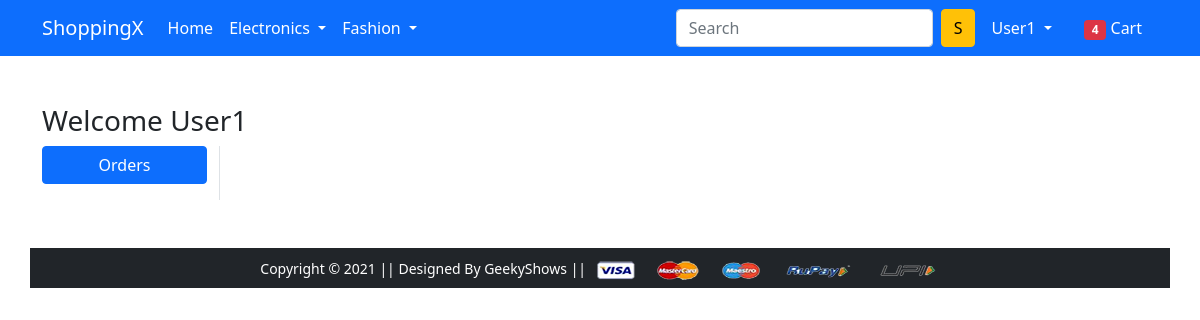
The page /orders/ (signed in) on the database as committed earlier.
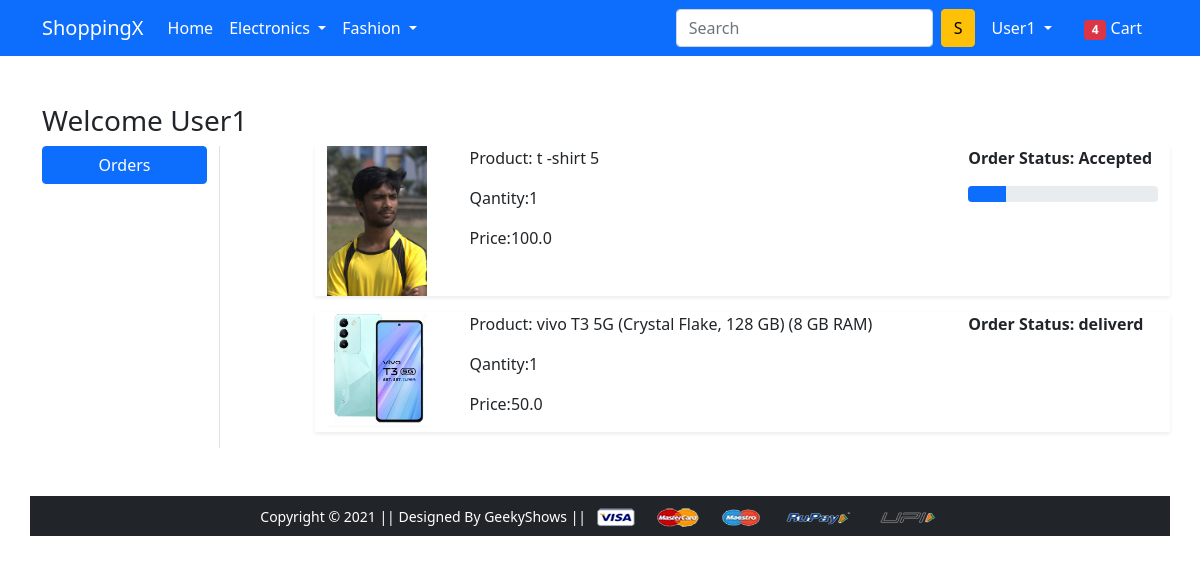
The same page on the database as committed later.
### app/models.py (models this page shows, shortened)
class OrderPlace(models.Model):
    user=models.ForeignKey(User, on_delete=models.CASCADE)
    customer=models.ForeignKey(Customer, on_delete=models.CASCADE)
    product=models.ForeignKey(Product, on_delete=models.CASCADE)
    quantity=models.PositiveIntegerField(default=1)
    order_date=models.DateTimeField(auto_now_add=True)
    status=models.CharField(max_length=50, choices=STATUS_CHOICES, default='Pending')
    @property
    def total_csot(self):
        return self.quantity*self.product.discount_price

class Product(models.Model):
    title=models.CharField(max_length=100)
    selling_price=models.FloatField()
    discount_price=models.FloatField()
    description=models.TextField()
    brand=models.CharField(max_length=100)
    catagory=models.CharField(choices=CATEGORY_CHOICE, max_length=2)
    product_image=models.ImageField(upload_to='productimg')

### app/views.py (the view)
# urls.py: path('orders/', views.orders, name='orders'),
def orders(request):
 op=OrderPlace.objects.filter(user=request.user)
 return render(request, 'app/orders.html', context={'order_placed': op})

### app/templates/app/orders.html (shortened to what this page needs)
{% extends 'app/base.html' %}
{% load static %}
{% block main-content %}
<div class="container my-5">
 <div class="row">
 <h3>Welcome <span class="text-capitalize">{{request.user}}</span></h3>
  <div class="col-sm-2 border-end">
   <ul class="list-unstyled">
    <li class="d-grid"><a href="{% url 'orders' %}" class="btn btn-primary">Orders</a></li>
   </ul>
  </div>
  <div class="col-sm-9 offset-sm-1">
    {% for op in order_placed %}
   <div class="row shadow-sm mb-3">
    <div class="col-sm-2">
        <img src="{{op.product.product_image.url}}" alert="" srcset="" class="img-fluid" height="100px" width="100px">
    </div>
    <div class="col-sm-7">
        <p>Product: {{op.product.title}}</p>
        <p>Qantity:{{op.quantity}}</p>
        <p>Price:{{op.total_csot}}</p>
    </div>
    <div class="col-sm-3 fw-bold">
     <p>Order Status: {{op.status}}</p>
     {%if op.status == 'Accepted' %}
     <div class="progress">
         <div class="progress-bar" role="progressbar" style="width: 20%" aria-valuenow="20" aria-valuemin="0"
            aria-valuemax="100">
         </div>
     </div>
     {% endif %}
   </div>
  </div>
  {% endfor %}
</div>
{% endblock main-content %}

### app/templates/app/base.html (shortened to what this page needs)
<!doctype html>
{% load static %}
<html lang="en">
  <head>
    <link href="https://cdn.jsdelivr.net/npm/bootstrap@5.0.0-beta1/dist/css/bootstrap.min.css" rel="stylesheet">
    <link rel="stylesheet" href="{% static 'app/css/owl.carousel.min.css' %}">
    <link rel="stylesheet" href="{% static 'app/css/all.min.css' %}">
    <link rel="stylesheet" href="{% static 'app/css/style.css' %}">
  </head>
  <body>
    <nav class="navbar navbar-expand-lg navbar-dark bg-primary">
     <div class="container">
       <a class="navbar-brand" href="/">ShoppingX</a>
       <div class="collapse navbar-collapse" id="navbarSupportedContent">
         <ul class="navbar-nav me-auto mb-2 mb-lg-0">
           <li class="nav-item">
             <a class="nav-link active" aria-current="page" href="/">Home</a>
           </li>
           <li class="nav-item dropdown">
             <a class="nav-link dropdown-toggle text-white" href="#" id="electronicsDropdown" role="button" data-bs-toggle="dropdown" aria-expanded="false">
               Electronics
             </a>
           </li>
           <li class="nav-item dropdown">
             <a class="nav-link dropdown-toggle text-white" href="#" id="fashionDropdown" role="button" data-bs-toggle="dropdown" aria-expanded="false">
               Fashion
             </a>
           </li>
         </ul>
         <form class="d-flex">
           <input class="form-control me-2" type="search" placeholder="Search" aria-label="Search">
           <button class="btn btn-warning" type="submit">S</button>
         </form>
         <div>
          <ul class="navbar-nav me-auto mb-2 mb-lg-0">
            {% if request.user.is_authenticated %}
           <li class="nav-item dropdown mx-2">
              <a class="nav-link dropdown-toggle text-white" href="#" id="profileDropdown" role="button" data-bs-toggle="dropdown" aria-expanded="false">
                {{request.user.username|capfirst}}
              </a>
            </li>
            <li class="nav-item mx-2">
             <a href="{% url 'showcart' %}" class="nav-link text-white"><span class="badge bg-danger">4</span> Cart </a>
            </li>
            {% endif %}
          </ul>
         </div>
       </div>
     </div>
    </nav>
    {% block main-content %} {% endblock main-content %}
    <footer class="container-fluid bg-dark text-center p-2 mt-5">
        <small class="text-white">Copyright &copy; 2021 || Designed By GeekyShows || </small>
        <img src="{% static 'app/images/payment.png' %}" alt="" srcset="" class="img-fluid" height="2px">
    </footer>
  </body>
</html>

Rows that differ between the two databases and show on the page:
added OrderPlace: product.product_image (picture), product "t -shirt 5", quantity "1", total_csot "100.0", status "Accepted"
added OrderPlace: product.product_image (picture), product "vivo T3 5G (Crystal Flake, 128 GB) (8 GB RAM)", quantity "1", total_csot "50.0", status "deliverd"
